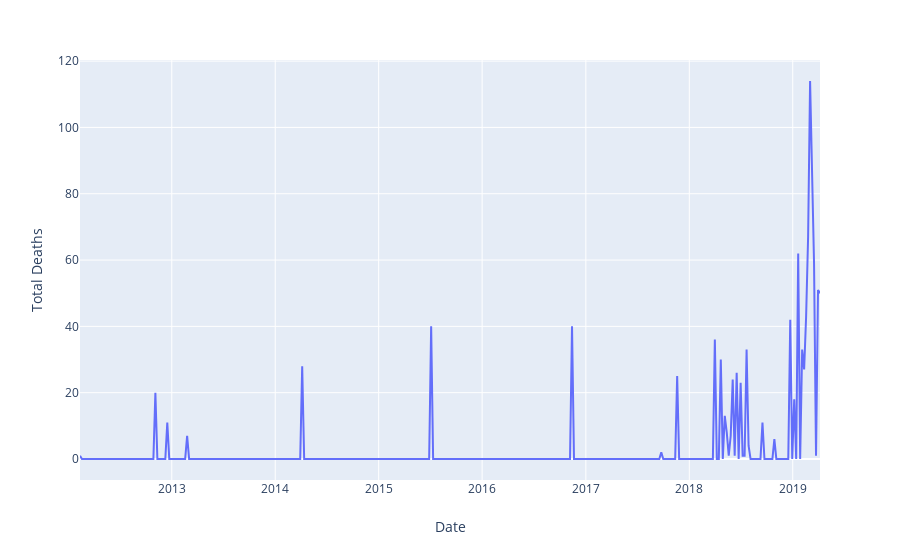

The code cell stored with this chart in its notebook:
### Code cell
px.line(aa_zam, x='Date', y='Total Deaths')

### Figure 1 — Plotly figure (JSON) as saved in the notebook; plotly's stock layout.template omitted (floating-point values rounded to 4 significant figures; data arrays with more than 128 entries replaced by an {"elided": "..."} marker saying what was removed)
{"data": [{"hovertemplate": "Date=%{x}<br>Total Deaths=%{y}<extra></extra>", "legendgroup": "", "line": {"color": "#636efa", "dash": "solid"}, "mode": "lines", "name": "", "showlegend": false, "type": "scatter", "uid": "a4fd6c83-47aa-4bd6-9c4b-e7c0f9cfe662", "x": {"elided": "374 str values"}, "xaxis": "x", "y": {"elided": "374 int values"}, "yaxis": "y"}], "layout": {"autosize": true, "grid": {"xaxes": ["x"], "xgap": 0.1, "xside": "bottom", "yaxes": ["y"], "ygap": 0.1, "yside": "left"}, "legend": {"tracegroupgap": 0}, "margin": {"t": 60}, "xaxis": {"autorange": true, "range": ["2012-02-12 05:00", "2019-04-07 04:00"], "title": {"text": "Date"}, "type": "date"}, "yaxis": {"autorange": true, "range": [-6.333, 120.3], "title": {"text": "Total Deaths"}, "type": "linear"}}}
